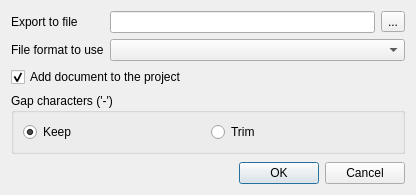
<?xml version="1.0" encoding="UTF-8"?>
<ui version="4.0">
 <class>U2::SaveSelectedSequenceFromMSADialog</class>
 <widget class="QDialog" name="U2::SaveSelectedSequenceFromMSADialog">
  <property name="geometry">
   <rect>
    <x>0</x>
    <y>0</y>
    <width>416</width>
    <height>195</height>
   </rect>
  </property>
  <property name="windowTitle">
   <string>Export selected sequence from alignment</string>
  </property>
  <property name="modal">
   <bool>true</bool>
  </property>
  <layout class="QVBoxLayout" name="verticalLayout">
   <item>
    <layout class="QGridLayout" name="gridLayout">
     <item row="0" column="0">
      <widget class="QLabel" name="fileLabel">
       <property name="text">
        <string>Export to file</string>
       </property>
      </widget>
     </item>
     <item row="0" column="1">
      <widget class="QLineEdit" name="fileNameEdit"/>
     </item>
     <item row="0" column="2">
      <widget class="QToolButton" name="fileButton">
       <property name="text">
        <string>...</string>
       </property>
      </widget>
     </item>
     <item row="1" column="0">
      <widget class="QLabel" name="formatLabel">
       <property name="text">
        <string>File format to use</string>
       </property>
      </widget>
     </item>
     <item row="1" column="1" colspan="2">
      <widget class="QComboBox" name="formatCombo"/>
     </item>
    </layout>
   </item>
   <item>
    <widget class="QCheckBox" name="addToProjectBox">
     <property name="text">
      <string>Add document to the project</string>
     </property>
     <property name="checked">
      <bool>true</bool>
     </property>
    </widget>
   </item>
   <item>
    <widget class="QGroupBox" name="gapGroup">
     <property name="title">
      <string>Gap characters ('-')</string>
     </property>
     <layout class="QHBoxLayout" name="horizontalLayout_3">
      <item>
       <widget class="QRadioButton" name="keepGapsRB">
        <property name="text">
         <string>Keep</string>
        </property>
        <property name="checked">
         <bool>true</bool>
        </property>
       </widget>
      </item>
      <item>
       <widget class="QRadioButton" name="trimGapsRB">
        <property name="text">
         <string>Trim</string>
        </property>
       </widget>
      </item>
     </layout>
    </widget>
   </item>
   <item>
    <spacer name="verticalSpacer">
     <property name="orientation">
      <enum>Qt::Vertical</enum>
     </property>
     <property name="sizeHint" stdset="0">
      <size>
       <width>20</width>
       <height>0</height>
      </size>
     </property>
    </spacer>
   </item>
   <item>
    <widget class="QDialogButtonBox" name="buttonBox">
     <property name="standardButtons">
      <set>QDialogButtonBox::Cancel|QDialogButtonBox::Ok</set>
     </property>
    </widget>
   </item>
  </layout>
 </widget>
 <resources/>
 <connections>
  <connection>
   <sender>buttonBox</sender>
   <signal>accepted()</signal>
   <receiver>U2::SaveSelectedSequenceFromMSADialog</receiver>
   <slot>accept()</slot>
   <hints>
    <hint type="sourcelabel">
     <x>207</x>
     <y>174</y>
    </hint>
    <hint type="destinationlabel">
     <x>207</x>
     <y>97</y>
    </hint>
   </hints>
  </connection>
  <connection>
   <sender>buttonBox</sender>
   <signal>rejected()</signal>
   <receiver>U2::SaveSelectedSequenceFromMSADialog</receiver>
   <slot>reject()</slot>
   <hints>
    <hint type="sourcelabel">
     <x>207</x>
     <y>174</y>
    </hint>
    <hint type="destinationlabel">
     <x>207</x>
     <y>97</y>
    </hint>
   </hints>
  </connection>
 </connections>
</ui>
